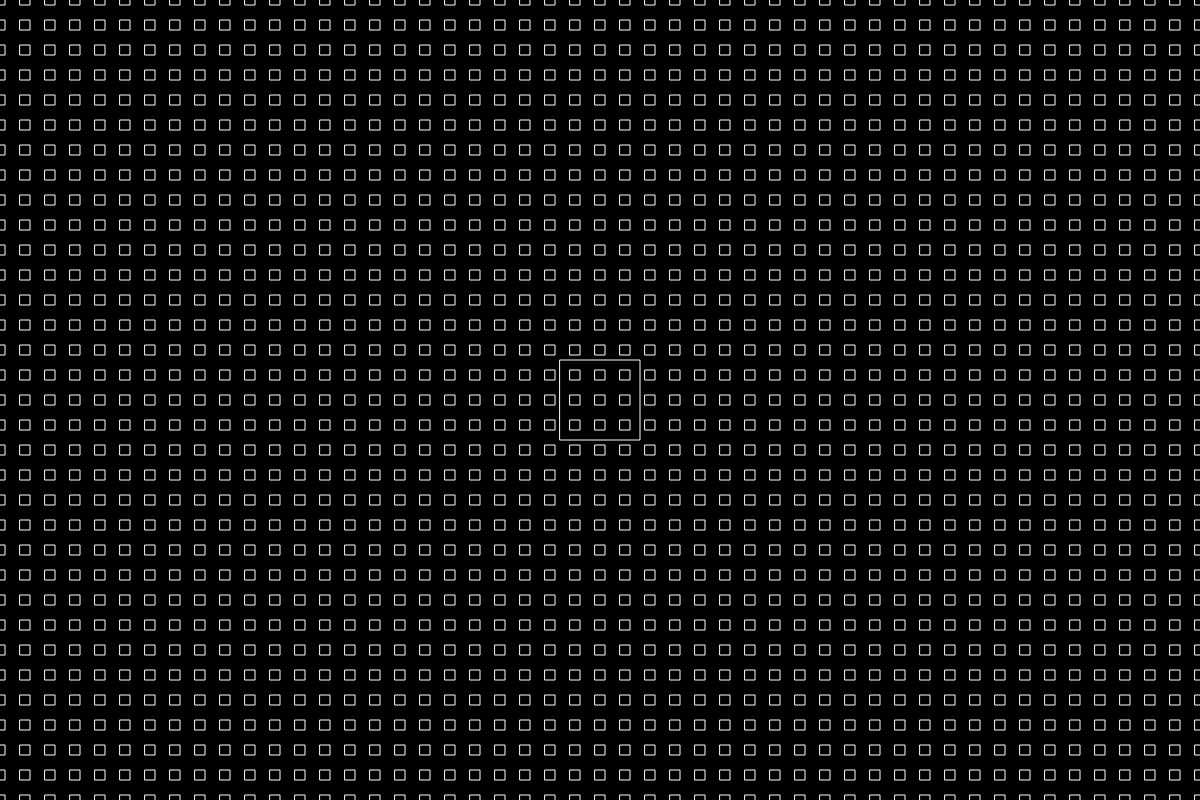
Frame 1 (no input)
Frame 60 (no input): identical to frame 1, image omitted
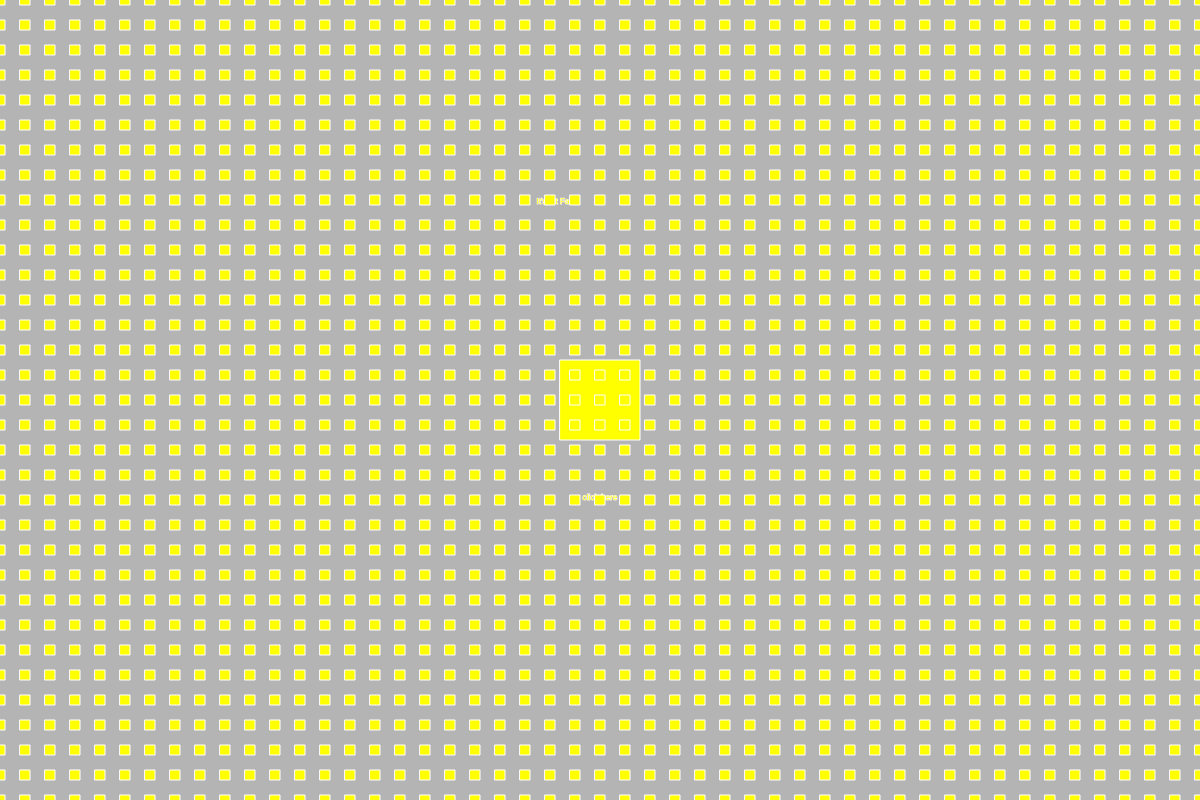
Frame 120 (the mouse pressed at the canvas centre since frame 60)

The p5.js sketch that drew these frames (run headless with seeded random() and noise() and a simulated clock; from frame 60 on, the mouse is pressed at the canvas centre):

// p5.js sketch
// ── sketch.js
 var trip = {
    lit: (25,55),
    crazy: (50),
    flying: (50)
        /*
    why didn't this work?
    lit: random(25,55),
    crazy: random(width/3,width*1/3),
    flying: random(height/4, height/3)
    */
  };
  
function setup() {
createCanvas(1200,800);
}
function draw() {
  background(0);
  noFill();
  
  //button progamming
  if(mouseX<=width/2+40 && mouseX>= width/2-40 && mouseY<=height/2+40  && mouseY>=height/2-40){
    if(mouseIsPressed) {
    fill(255,255,0);
    background(180);
   //how to change font color?
    textAlign(CENTER);
    textSize(random(trip.lit));
    text("It's Lit Fam!", /*random(trip.crazy) , random(random(trip.flying));*/ random(width/3,2/3*width) , random(height/4,height/3));
    
    }
  else(fill(0,150,255))
    textAlign(CENTER)
    text("click here", width/2, height/2+100);  
    }
    
    //button 
  rectMode(CENTER);
  stroke(255);
  strokeWeight(1);
  rect(width/2,height/2,80,80); 
  
  //here goes some variable math stuff
  
   rectMode(CENTER);
  
   
 //colors the background squares   
    
    /* for (var col = 0, col <= 255, col +20){
     
      colorMode(HSB);
      col = map(col,0,255,col,width);
      fill(col,255,255,60);
    }
      */
 
   for (var x = 0; x <= width; x += 25) {
     for (var y = 0; y <= height; y += 25) {
     rect(x,y,10,10);
        }
       }
   }
